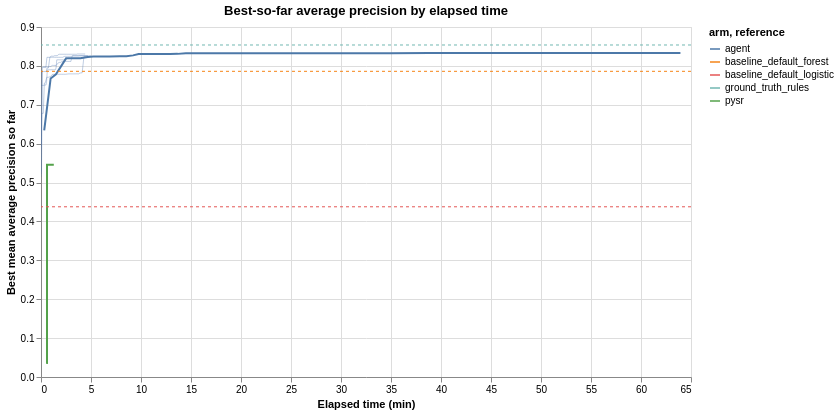

Write notebook code for a chart like this one.
### Markdown cell above
## Best-so-far score by wall-clock time

Same cumulative maxima plotted against elapsed time. All arms ran
single-threaded on the same machine. The Optuna seeds are thin lines
behind the agent and PySR trajectories.

### Code cell
timed = best.assign(cumulative_min=lambda d: d["cumulative_s"] / 60)
time_lines = timed[timed["log"].str.startswith("optuna")].assign(label="optuna seed")
time_rest = pd.concat(
    [
        timed[timed["log"] == "agent"].assign(label="agent"),
        timed[timed["log"] == "pysr"].assign(label="pysr"),
    ]
)
seed_layer = (
    alt.Chart(time_lines)
    .mark_line(opacity=0.35, strokeWidth=1)
    .encode(
        x=alt.X("cumulative_min", title="Elapsed time (min)"),
        y=alt.Y("best_score", title="Best mean average precision so far"),
        detail="log",
        color=alt.value("#4c72b0"),
    )
)
rest_layer = (
    alt.Chart(time_rest)
    .mark_line()
    .encode(
        x="cumulative_min",
        y="best_score",
        color=alt.Color("label", title="arm"),
    )
)
time_rules = (
    alt.Chart(baselines)
    .mark_rule(strokeDash=[3, 3])
    .encode(y="mean_score", color=alt.Color("arm", title="reference"))
)
(
    (seed_layer + rest_layer + time_rules)
    .properties(
        title="Best-so-far average precision by elapsed time",
        width=650,
        height=350,
    )
    .interactive()
)
